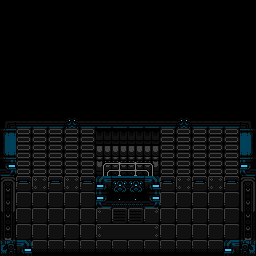

This game map was drawn from its Tiled (.tmx) file and the tilesets committed beside it. A one-line description and the trimmed map source follow:
An orthogonal 16x16 tile map with 16x16 px tiles, 3 tile layers (wall, main, fence), 2 tilesets and 3 objects (r_0, l_0, b_0).

<map version="1.0" orientation="orthogonal" renderorder="right-down" width="16" height="16" tilewidth="16" tileheight="16" nextobjectid="5">
 <properties>
  <property name="isStart" type="bool" value="true" />
 </properties>
 <tileset firstgid="1" source="../corpus.tsx" />
 <tileset firstgid="12097" source="../../connectors.tsx" />
 <objectgroup name="connectors">
  <object id="2" type="r_0" gid="12099" x="240" y="176" width="16" height="16">
   <properties>
    <property name="type" type="int" value="0" />
   </properties>
  </object>
  <object id="3" type="l_0" gid="12101" x="0" y="176" width="16" height="16">
   <properties>
    <property name="type" type="int" value="0" />
   </properties>
  </object>
  <object id="4" name="B" type="b_0" gid="12100" x="16" y="256" width="16" height="16">
   <properties>
    <property name="type" type="int" value="0" />
   </properties>
  </object>
 </objectgroup>
 <layer name="wall" width="16" height="16">
  <data>[256 cells, 110 non-empty, 18 distinct tile ids]</data>
 </layer>
 <layer name="main" width="16" height="16">
  <data>[256 cells, 34 non-empty, 14 distinct tile ids]</data>
 </layer>
 <layer name="fence" width="16" height="16">
  <data>[256 cells, 4 non-empty, 3 distinct tile ids]</data>
 </layer>
</map>
